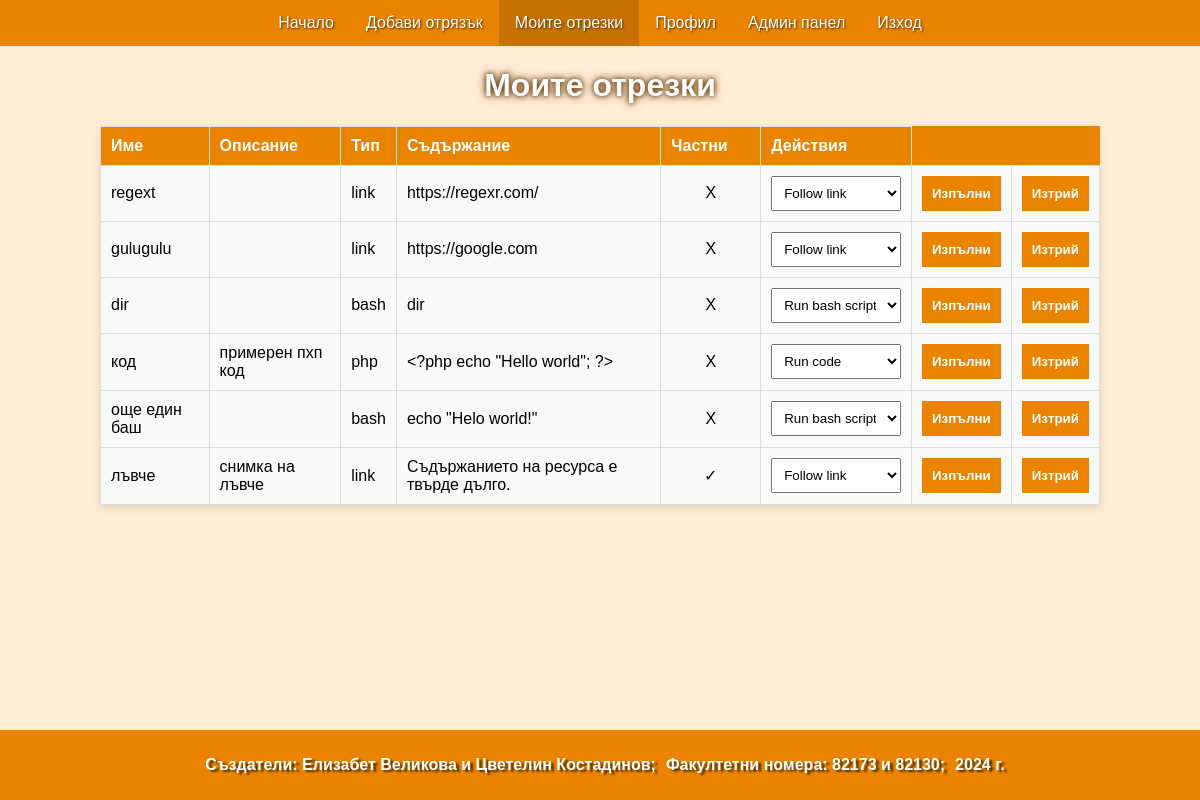
Screenshot of /src/my_clips/my_clips.php (signed in) with the database file from the repository.
### tables this page shows
CREATE TABLE IF NOT EXISTS `clip` (
  `id` int(11) NOT NULL AUTO_INCREMENT,
  `name` varchar(255) NOT NULL,
  `description` text DEFAULT NULL,
  `resource_type` varchar(63) NOT NULL,
  `resource_data` text NOT NULL,
  `is_public` tinyint(1) NOT NULL DEFAULT 1,
  `owner_id` int(11) NOT NULL,
  `uploaded_at` timestamp NOT NULL DEFAULT current_timestamp(),
  `last_updated_at` timestamp NOT NULL DEFAULT current_timestamp() ON UPDATE current_timestamp(),
  PRIMARY KEY (`id`),
  UNIQUE KEY `id` (`id`),
  KEY `owner_id` (`owner_id`)
);

### src/config/config.php (called while the page is built)
<?php
$config = parse_ini_file($_SERVER['DOCUMENT_ROOT'] . '/src/config/config.ini', true);

### src/Db.php (called while the page is built, shortened)
<?php
require_once $_SERVER['DOCUMENT_ROOT'] . '/src/config/config.php';
class Db
{
    private $userByIdStmt;
    private $snippetsByOwnerIdStmt;
    public function __construct()
    {
        global $config;
        $dbhost = $config['db']['host'];
        $dbName = $config['db']['name'];
        $userName = $config['db']['user'];
        $userPassword = $config['db']['password'];
        $this->connection = new PDO(
            "mysql:host=$dbhost;dbname=$dbName",
            $userName,
            $userPassword,
            [
                PDO::MYSQL_ATTR_INIT_COMMAND => "SET NAMES utf8",
                PDO::ATTR_DEFAULT_FETCH_MODE => PDO::FETCH_ASSOC,
            ]
        );
        $this->userByIdStmt = $this->connection->prepare("SELECT * FROM user WHERE id=:id");
        $this->snippetsByOwnerIdStmt = $this->connection->prepare("SELECT * FROM clip WHERE  owner_id = :id");
    }
    public function getUserById($id)
    {
        $this->userByIdStmt->execute(['id' => $id]);
        return $this->userByIdStmt->fetch();
    }
    public function getSnippetsForUser($user_id)
    {
        $this->snippetsByOwnerIdStmt->execute(["id" => $user_id]);
        return $this->snippetsByOwnerIdStmt->fetchAll();
    }
}
$db = new Db();

### src/transformers.php (called while the page is built, shortened)
<?php
class PhpTransformer extends Transformer
{
    public function canTransformFrom($clipType)
    {
        return $clipType === 'php';
    }
    public function canTransformTo()
    {
        return "Run code";
    }
}
class LinkTransformer extends Transformer
{
    public function canTransformFrom($clipType)
    {
        return $clipType === 'link';
    }
    public function canTransformTo()
    {
        return "Follow link";
    }
}
class FileDownloadOverLinkTransformer extends Transformer
{
    public function canTransformFrom($clipType)
    {
        return $clipType === 'link';
    }
    public function canTransformTo()
    {
        return "Download pointed file";
    }
}
class CopyTransformer extends Transformer
{
    public function canTransformFrom($clipType)
    {
        return true;
    }
    public function canTransformTo()
    {
        return "Copy raw content";
    }
}
class BashTransformer extends Transformer
{
    public function canTransformFrom($clipType)
    {
        return $clipType === 'bash';
    }
    public function canTransformTo()
    {
        return "Run bash script";
    }
}
$transformers = [
    new LinkTransformer(),
    new PhpTransformer(),
    new FileDownloadOverLinkTransformer(),
    new BashTransformer(),
    new CopyTransformer(),
];
function availableTransformersFor($clipType)
{
    global $transformers;
    return array_filter($transformers, function ($transformer) use ($clipType) {
        return $transformer->canTransformFrom($clipType);
    });
}

### src/my_clips/my_clips.php (the view, shortened to what this page needs)
<?php
$active = "my-clips";
include $_SERVER['DOCUMENT_ROOT'] . '/src/header.php';
include $_SERVER['DOCUMENT_ROOT'] . '/src/footer.php';
?>
<!DOCTYPE html>
<html lang="bg">
<head>
    <link rel="stylesheet" type="text/css" href="./my_clips.css">
</head>
<body>
    <main class="section" id="main">
        <h1>Моите отрезки</h1>
        <table class="clip-table">
            <thead>
                <th>Име</th>
                <th>Описание</th>
                <th>Тип</th>
                <th>Съдържание</th>
                <th>Частни</th>
                <th>Действия</th>
            </thead>
            <?php
            require_once $_SERVER['DOCUMENT_ROOT'] . '/src/Db.php';
            require_once $_SERVER['DOCUMENT_ROOT'] . '/src/transformers.php';
            function printValidActionsForClip($clip)
            {
                $transformableTo = array_map(function ($transformer) {
                    return $transformer->canTransformTo();
                }, availableTransformersFor($clip['resource_type']));
                echo '<select id="transformer_select" name="transformer_select">';
                foreach ($transformableTo as $idx => $transformableToStr) {
                    echo "<option value=\"$idx\">$transformableToStr</option>";
                }
                echo '</select>';
            }
            $clips = $db->getSnippetsForUser($_SESSION['user_id']);
            foreach ($clips as $idx => $clip) {
                echo '<form class="list-clip-run-form" action="./transform_clip_action.php" method="post"
            enctype="multipart/form-data">';
                echo "<tr>
            <td>$clip[name]</td>
            <td>$clip[description]</td>
            <td>$clip[resource_type]</td>";
                echo "<td>";
                if (strlen($clip["resource_data"]) <= 50) {
                    echo htmlspecialchars("$clip[resource_data]");
                } else {
                    echo "Съдържанието на ресурса е твърде дълго.";
                }
                echo "</td>";
                echo "<td id=\"privacy\">";
                if (!$clip["is_public"]) {
                    echo "✓";
                } else {
                    echo "X";
                }
                echo "</td>";
                echo "<td>";
                printValidActionsForClip($clip);
                echo "</td>";
                echo "<td>";
                echo "<button type=\"submit\" name=\"act\" value=\"$idx\">Изпълни</button>";
                echo "</td>";
                echo "<td>";
                echo "<button type=\"submit\" name=\"delete\" value=\"$clip[id]\">Изтрий</button>";
                echo "</td>";
                echo "</tr>";
                echo "</form>";
            }
            ?>
        </table>
    </main>
</body>
</html>

### src/header.php (shortened to what this page needs)
<head>
    <link rel="stylesheet" type="text/css" href="/src/header.css">
</head>
<body>
    <nav id="main-nav">
        <ul class="nav">
            <li>
                <a href="/src/home/home_user.php" id="home"
                    class="<?php echo ($active === 'home') ? 'active' : ''; ?>">Начало</a>
            </li>
            <li>
                <a href="/src/add_clip/add_clip.php" id="add-clip"
                    class="<?php echo ($active === 'add-clip') ? 'active' : ''; ?>">Добави отрязък</a>
            </li>
            <li>
                <a href="/src/my_clips/my_clips.php" id="my-clips"
                    class="<?php echo ($active === 'my-clips') ? 'active' : ''; ?>">Моите отрезки</a>
            </li>
            <li>
                <a href="/src/profile/profile.php" id="profile"
                    class="<?php echo ($active === 'profile') ? 'active' : ''; ?>">Профил</a>
            </li>
            <?php
            require_once $_SERVER['DOCUMENT_ROOT'] . '/src/Db.php';
            function getCurrentUser()
            {
                global $db;
                if (isset($_SESSION["logged_in"]) && $_SESSION['logged_in']) {
                    return $db->getUserById($_SESSION['user_id']);
                }
            }
            $user = getCurrentUser();
            $isAdmin = $user && $user['is_admin'];
            if ($isAdmin) {
                echo '<li>
                    <a href="/src/admin/home_admin.php" id="admin" class="' . (($active === 'admin') ? 'active' : '') . '">Админ панел</a>
                </li>';
            }
            ?>
            <li>
                <a href="/src/logout/logout.php" id="logout"
                    class="<?php echo ($active === 'logout') ? 'active' : ''; ?>">Изход</a>
            </li>
        </ul>
    </nav>
</body>

### src/footer.php
<head>
    <link rel="stylesheet" type="text/css" href="/src/footer.css">
</head>
<footer>
    <p>Създатели: Елизабет Великова и Цветелин Костадинов;</p>
    <p>Факултетни номера: 82173 и 82130;</p>
    <p>2024 г.</p>
</footer>

### src/header.css (style rules this page uses)
body { font-family: Verdana, Geneva, Tahoma, sans-serif; margin: 20px 30px; background-color: rgb(255, 236, 214); }
#main-nav { width: 100%; }
#main-nav ul { margin: 0; }
.nav { display: flex; flex-direction: row; justify-content: center; list-style-type: none; margin: 0; padding: 0; background-color: #e98300; }
.nav li { margin: 0; }
.nav li a { display: inline-block; color: white; text-shadow: 1px 1px 2px #532f00; text-align: center; padding: 14px 16px; text-decoration: none; }
.nav li a.active { background-color: #c67102; }

### src/footer.css (style rules this page uses)
body { margin: 0; padding: 0; }
footer { position: fixed; bottom: 0; width: 100%; display: flex; flex-direction: row; justify-content: center; padding: 10px; background-color: #e98300; color: white; }
footer p { margin-right: 10px; color: #ffffff; font-weight: bold; text-shadow: 3px 2px 2px #532f00; }

### src/my_clips/my_clips.css (style rules this page uses)
h1 { text-align: center; color: #ffffff; text-shadow: 0 0 5px #693b00, 0 0 10px #693b00; }
.section { margin: 20px 100px; }
.clip-table { width: 100%; margin-top: 20px; border-collapse: collapse; box-shadow: 0 4px 8px rgba(0, 0, 0, 0.1); background-color: #e98300; }
.clip-table th, .clip-table td { border: 1px solid #ddd; padding: 10px; text-align: left; }
.clip-table th { background-color: #e98300; color: white; }
.clip-table td { background-color: #f9f9f9; }
#privacy { text-align: center; width: 10%; }
.list-clip-run-form { margin: 0; padding: 0; }
select { padding: 8px; width: 100%; }
button { background-color: #e98300; color: white; padding: 10px; border: none; cursor: pointer; font-weight: bold; }

### rows the page displays
clip: name "regext", resource_type "link", resource_data "https://regexr.com/", is_public "X", transformer_select "Follow link", $idx 0 (drawn), $clip[id] 18 (drawn)
clip: name "gulugulu", resource_type "link", resource_data "https://google.com", is_public "X", transformer_select "Follow link", $idx 1 (drawn), $clip[id] 19 (drawn)
clip: name "dir", resource_type "bash", resource_data "dir", is_public "X", transformer_select "Run bash script", $idx 2 (drawn), $clip[id] 20 (drawn)
clip: name "код", description "примерен пхп код", resource_type "php", resource_data "<?php echo \"Hello world\"; ?>", is_public "X", transformer_select "Run code", $idx 3 (drawn), $clip[id] 23 (drawn)
clip: name "още един баш", resource_type "bash", resource_data "echo \"Helo world!\"", is_public "X", transformer_select "Run bash script", $idx 4 (drawn), $clip[id] 24 (drawn)
clip: name "лъвче", description "снимка на лъвче", resource_type "link", shows "Съдържанието на ресурса е твърде дълго.", transformer_select "Follow link", $idx 5 (drawn), $clip[id] 25 (drawn)
